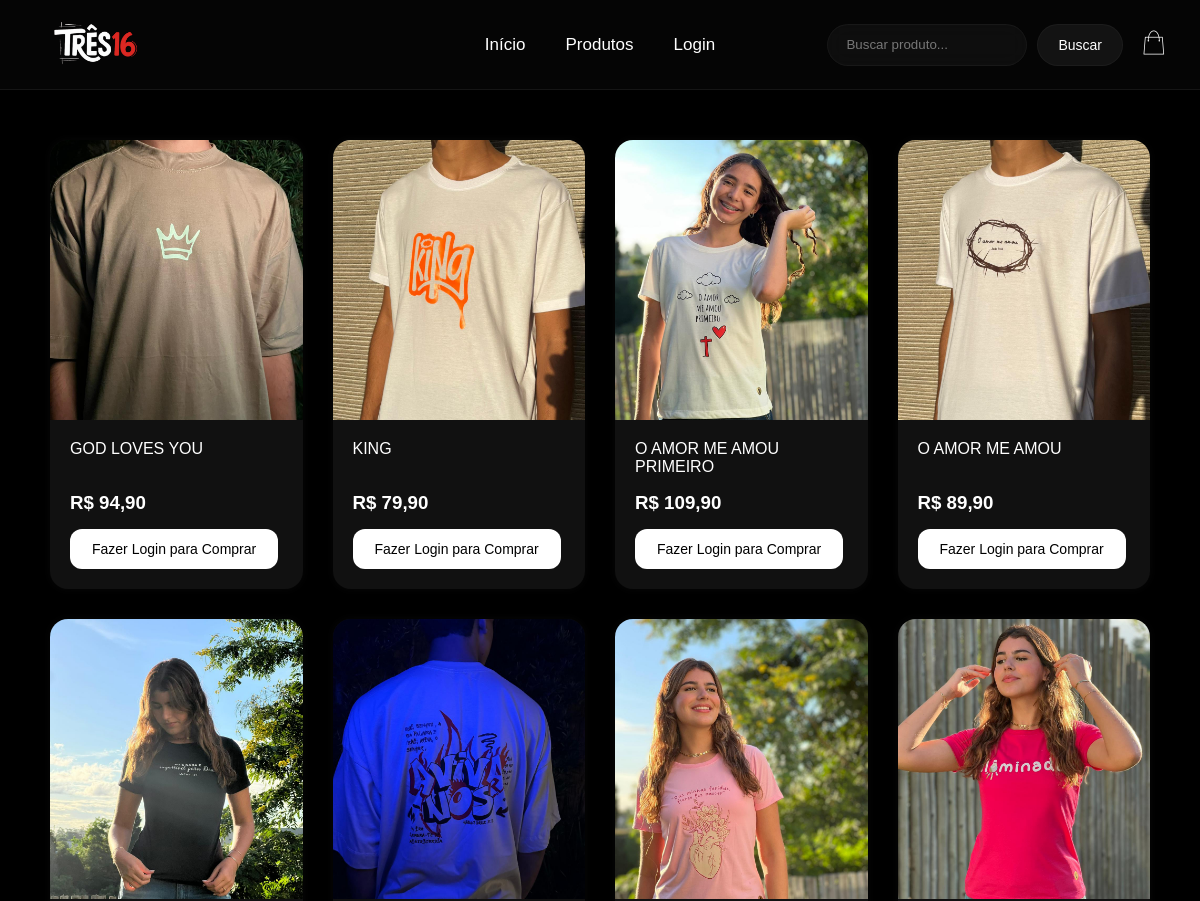
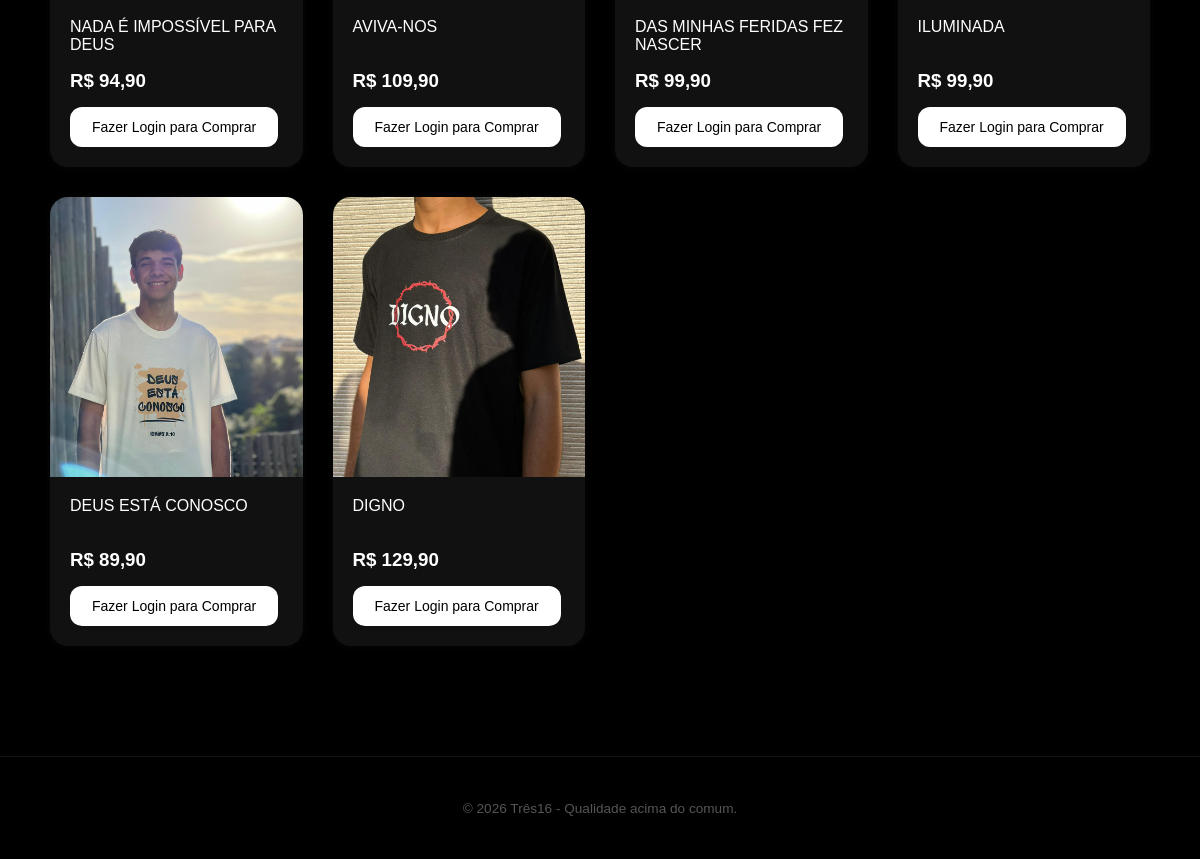
Before: /produtos.php with the older database file (2 pictures, top to bottom).
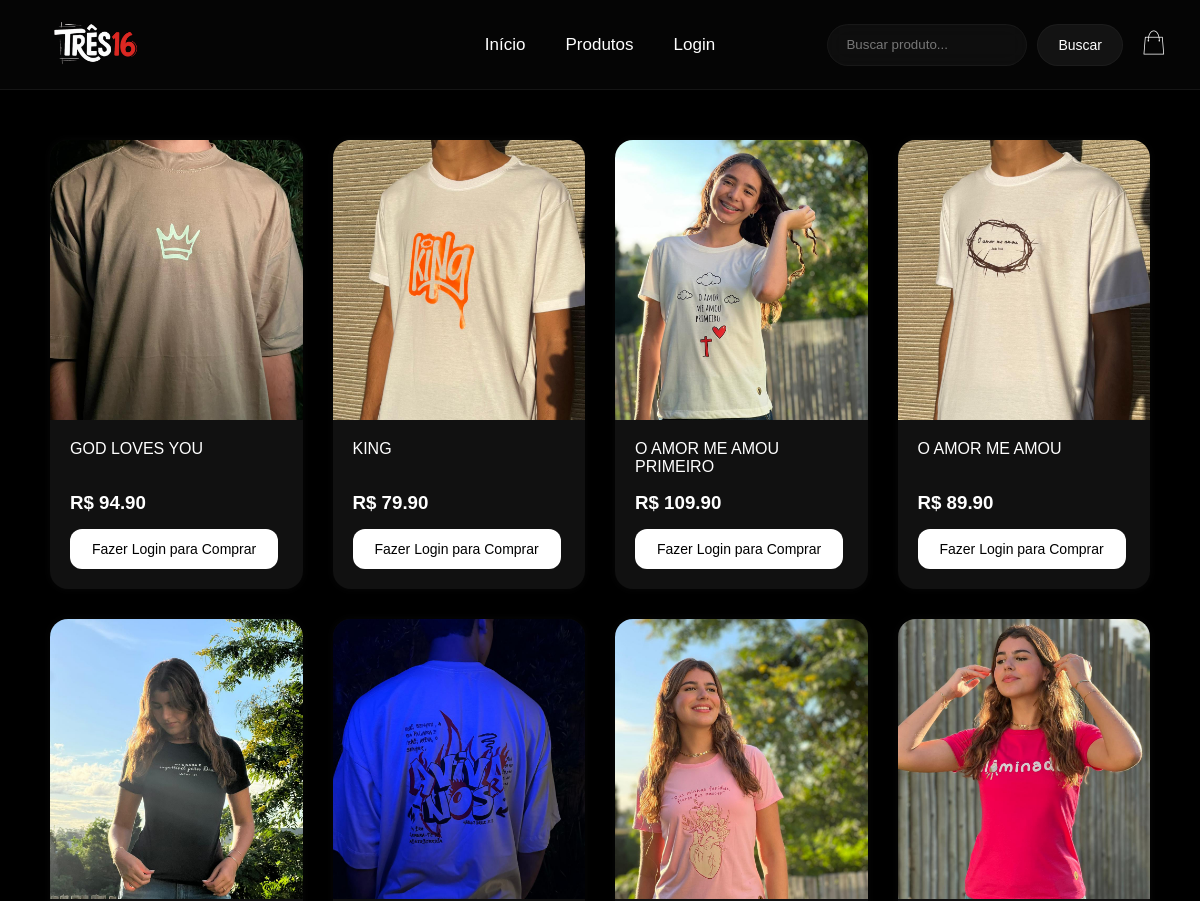
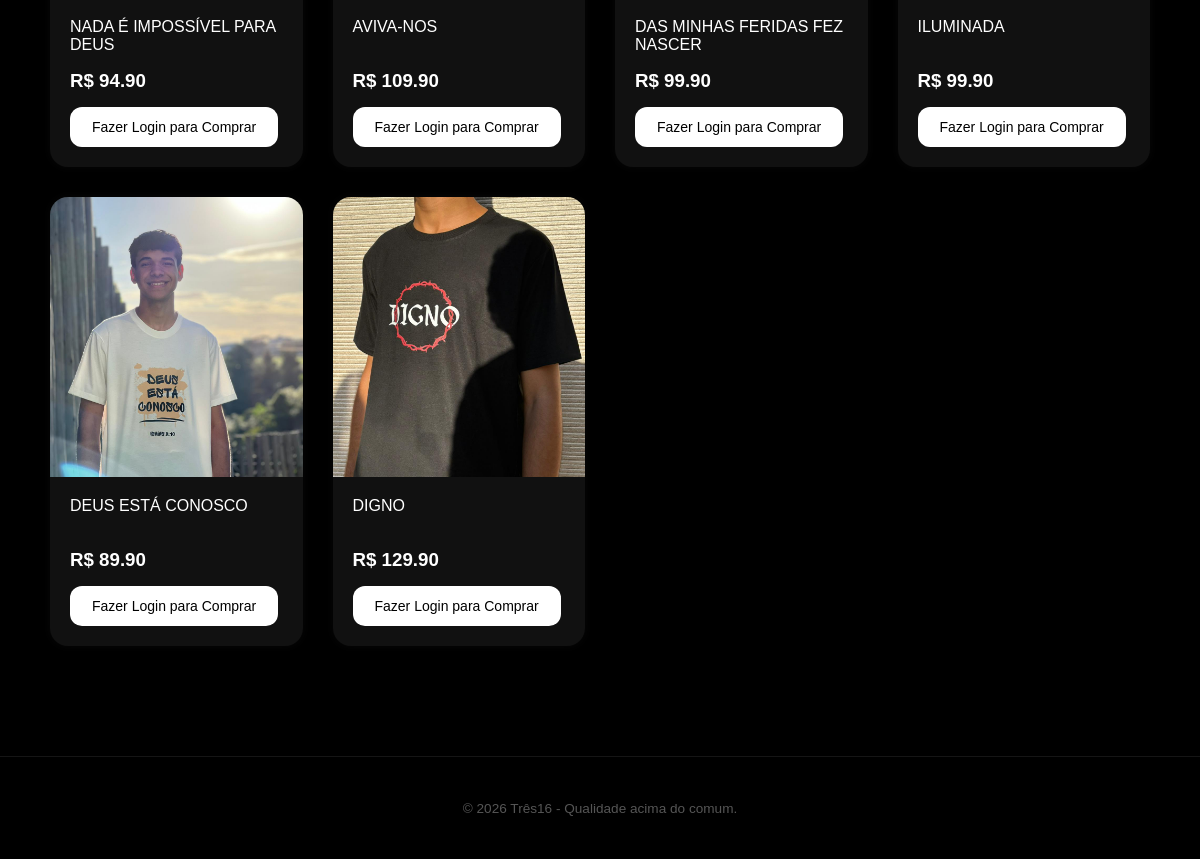
After: the same page with the newer database file (2 pictures, top to bottom).
### tables this page shows
CREATE TABLE IF NOT EXISTS produtos (
    Id     INT AUTO_INCREMENT PRIMARY KEY,
    nome   VARCHAR(120) NOT NULL UNIQUE,
    preco  DECIMAL(10,2) NOT NULL,
    imagem VARCHAR(120) NOT NULL
);

### app/DLL.php (called while the page is built, shortened)
<?php
Function banco($server, $user, $password, $db, $consulta)
	{
	 $banco =  new mysqli($server, $user, $password, $db);
	 if (!$resultado = $banco->query($consulta)) {
		        echo "Falha na consulta referência: (".$banco->errno.") - ".$banco->error;
				  echo "<a href = 'incluir.php'> <img src = 'img/fundo/voltar.png' / width = 40 heigth= 40> </a>";
				  exit();
	 }
	 return $resultado;
	}
?>

### produtos.php (the view, shortened to what this page needs)
<?php
include "app/cons.php";
require_once "app/DLL.php";
$consulta = "SELECT * FROM produtos ORDER BY Id";
$resultado = banco($server, $user, $password, $db, $consulta);
$produtos = [];
while($linha = $resultado->fetch_assoc()){
    $produtos[] = $linha;
}
?>
<!DOCTYPE html>
<html lang="pt-br">
<head>
    <link rel="stylesheet" href="css/style.css?v=2">
</head>
<body>
<?php include 'includes/header.php'; ?>
<section class="produtos">
<?php foreach($produtos as $produto){ ?>
    <div class="produto">
        <img
        src="<?php echo $produto['imagem']; ?>"
        alt="<?php echo htmlspecialchars($produto['nome']); ?>">
        <div class="produto-info">
            <h2>
                <?php echo htmlspecialchars($produto['nome']); ?>
            </h2>
            <h3>
                R$ <?php echo $produto['preco']; ?>
            </h3>
            <?php if(isset($_SESSION['usuario'])){ ?>
                <div class="botoes-produtos">
                <form action="carrinho.php" method="POST">
                    <input
                    type="hidden"
                    name="produto_id"
                    value="<?php echo $produto['Id']; ?>">
                    <button type="submit">
                        Adicionar ao Carrinho
                    </button>
                </form>
                <form action="confirmar.php" method="POST">
                    <input
                    type="hidden"
                    name="produto"
                    value="<?php echo htmlspecialchars($produto['nome']); ?>">
                    <input
                    type="hidden"
                    name="valor"
                    value="<?php echo $produto['preco']; ?>">
                    <input
                    type="hidden"
                    name="imagem"
                    value="<?php echo $produto['imagem']; ?>">
                    <button type="submit" class="botao-comprar">
                        Comprar
                    </button>
                </form>
                <form class="form-avaliar" action="avaliar.php" method="POST">
                    <input
                    type="hidden"
                    name="produto"
                    value="<?php echo htmlspecialchars($produto['nome']); ?>">
                    <button type="submit" class="botao-avaliar">
                        Avaliar produto
                    </button>
                </form>
                </div>
                <div class="avaliacoes-produto">
                <h3>Avaliações</h3>
                <?php
                require_once 'app/avaliacoes.php';
                $resultadoAvaliacoes = buscarAvaliacoes(
                    $produto['nome'],
                    $server,
                    $user,
                    $password,
                    $db
                );
                if($resultadoAvaliacoes->num_rows > 0){
                while($avaliacao = $resultadoAvaliacoes->fetch_assoc()){
                echo "
                <div class='avaliacao-item'>
                <strong>
                ".$avaliacao['usuario']."
                </strong>
                <p class='estrelas'>
                ".str_repeat("★",$avaliacao['nota'])."
                </p>
                <p>
                ".$avaliacao['comentario']."
                </p>
                </div>
                ";
                }
                }else{
                echo "<p style='color:#777;'>Nenhuma avaliação ainda.</p>";
                }
                ?>
                </div>
            <?php } else { ?>
                <a href="login.php">
                    <button>
                        Fazer Login para Comprar
                    </button>
                </a>
            <?php } ?>
        </div>
    </div>
<?php } ?>
</section>
<?php include 'includes/footer.php'; ?>
</body>
</html>

### includes/header.php (shortened to what this page needs)
<header>
    <div class="logo">
        <a href="index.php"><img src="img/logo.png" alt="Três16"></a>
    </div>
    <nav>
        <ul>
            <li><a href="index.php">Início</a></li>
            <li><a href="produtos.php">Produtos</a></li>
            <?php if(isset($_SESSION['usuario'])){ ?>
            <li><a href="pedidos.php">Minhas Compras</a></li>
            <?php } else { ?>
            <li><a href="login.php">Login</a></li>
            <?php } ?>
        </ul>
    </nav>
    <div class="topo-direita">
        <form class="buscar" action="produtos.php" method="POST">
            <input type="text" name="buscar" placeholder="Buscar produto...">
            <button type="submit">Buscar</button>
        </form>
        <?php if(isset($_SESSION['usuario'])){ ?>
        <strong class="usuario-logado"><?php echo htmlspecialchars($_SESSION['usuario']); ?></strong>
        <a href="carrinho.php" class="sacola"><img src="img/sacola.png" alt="Carrinho"></a>
        <a href="logout.php"><button>Sair</button></a>
        <?php } else { ?>
        <a href="login.php" class="sacola"><img src="img/sacola.png" alt="Carrinho"></a>
        <?php } ?>
    </div>
</header>

### includes/footer.php (shortened to what this page needs)
<footer>
    <p>&copy; <?php echo date('Y'); ?> Três16 - Qualidade acima do comum.</p>
</footer>

### css/style.css (style rules this page uses)
*, *::before, *::after { box-sizing: border-box; }
body { margin: 0; padding: 0; font-family: 'Outfit', sans-serif; background: #000; color: #fff; animation: fade .4s ease; }
header { height: 90px; background: #050505; display: flex; align-items: center; justify-content: space-between; padding: 0 30px; border-bottom: 1px solid #151515; position: sticky; top: 0; z-index: 1000; gap: 20px; }
.logo img { width: 130px; }
nav { position: absolute; left: 50%; transform: translateX(-50%); }
nav ul { display: flex; gap: 40px; list-style: none; padding: 0; margin: 0; }
nav a { color: #fff; text-decoration: none; font-size: 17px; transition: .2s; font-weight: 300; }
.topo-direita { display: flex; align-items: center; gap: 15px; }
.buscar { display: flex; gap: 10px; }
.buscar input { padding: 12px 18px; border: 1px solid rgba(255,255,255,.04); border-radius: 30px; width: 200px; background: rgba(255,255,255,.04); backdrop-filter: blur(10px); color: #fff; outline: none; font-family: 'Outfit', sans-serif; font-weight: 300; }
.buscar input::placeholder { color: #777; }
.buscar button { border-radius: 30px; padding: 12px 20px; background: rgba(255,255,255,.06); border: 1px solid rgba(255,255,255,.04); color: #fff; font-family: 'Outfit', sans-serif; font-weight: 400; }
button { padding: 12px 22px; border: none; border-radius: 12px; background: #fff; color: #000; cursor: pointer; transition: .2s; font-weight: 500; font-size: 14px; font-family: 'Outfit', sans-serif; }
.sacola img { width: 32px; transition: .2s; }
.produtos { display: grid; grid-template-columns: repeat(auto-fill, minmax(240px, 1fr)); gap: 30px; padding: 50px; }
.produto { background: #111; border-radius: 18px; overflow: hidden; transition: .3s; box-shadow: 0 0 10px rgba(255,255,255,.03); display: flex; flex-direction: column; }
.produto img { width: 100%; height: 280px; object-fit: cover; }
.produto-info { padding:20px; display:flex; flex-direction:column; gap:12px; }
.produto-info h2 { margin:0; font-size:1rem; font-weight:500; height:40px; display:flex; align-items:flex-start; }
.produto-info h3 { color: #fff; margin: 0; font-weight: 600; height:25px; }
footer { text-align: center; padding: 30px; color: #555; font-size: .85rem; border-top: 1px solid #151515; margin-top: 60px; }

Changed rows visible on the page:
changed produtos "GOD LOVES YOU": preco "94,90" → "94.90"
changed produtos "KING": preco "79,90" → "79.90"
changed produtos "O AMOR ME AMOU PRIMEIRO": preco "109,90" → "109.90"
changed produtos "O AMOR ME AMOU": preco "89,90" → "89.90"
changed produtos "NADA É IMPOSSÍVEL PARA DEUS": preco "94,90" → "94.90"
changed produtos "AVIVA-NOS": preco "109,90" → "109.90"
changed produtos "DAS MINHAS FERIDAS FEZ NASCER": preco "99,90" → "99.90"
changed produtos "ILUMINADA": preco "99,90" → "99.90"
changed produtos "DEUS ESTÁ CONOSCO": preco "89,90" → "89.90"
changed produtos "DIGNO": preco "129,90" → "129.90"
